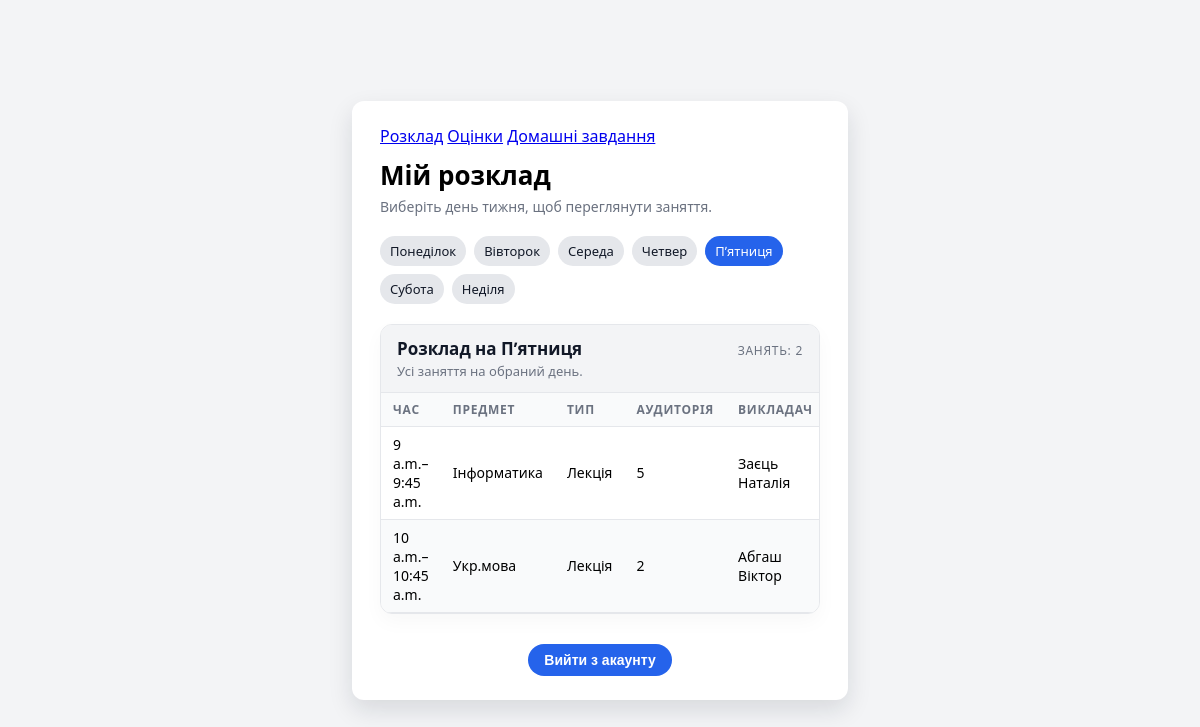
The page /schedule/?day=4 (signed in) on the database its author committed.
### diary/models.py (models this page shows, shortened)
class Lesson(models.Model):
    WEEKDAYS = [
        (0, "Понеділок"),
        (1, "Вівторок"),
        (2, "Середа"),
        (3, "Четвер"),
        (4, "Пʼятниця"),
        (5, "Субота"),
        (6, "Неділя"),
    ]
    LESSON_TYPES = [
        ("lecture", "Лекція"),
        ("practice", "Практика"),
        ("lab", "Лабораторна"),
        ("other", "Інше"),
    ]
    subject = models.ForeignKey(Subject, on_delete=models.CASCADE, verbose_name="Предмет")
    weekday = models.IntegerField("День тижня", choices=WEEKDAYS)
    start_time = models.TimeField("Початок")
    end_time = models.TimeField("Кінець")
    room = models.CharField("Аудиторія", max_length=50, blank=True)
    teacher = models.CharField("Викладач", max_length=100, blank=True)
    lesson_type = models.CharField(
        "Тип заняття", max_length=20, choices=LESSON_TYPES, default="lecture"
    )
    class Meta:
        verbose_name = "Заняття"
        verbose_name_plural = "Заняття"
        ordering = ["weekday", "start_time"]

class Subject(models.Model):
    name = models.CharField("Назва предмета", max_length=100)
    short_name = models.CharField("Коротка назва", max_length=30, blank=True)
    class Meta:
        verbose_name = "Предмет"
        verbose_name_plural = "Предмети"
    def __str__(self):
        return self.short_name or self.name

### diary/views.py (the view)
# urls.py: path('schedule/', schedule_view, name='schedule'),
@login_required
def schedule_view(request):
    try:
        current_day = int(request.GET.get("day", -1))
    except ValueError:
        current_day = -1
    if current_day not in range(0, 7):
        current_day = 0
    lessons = Lesson.objects.filter(weekday=current_day).order_by("start_time")
    context = {
        "current_day": current_day,
        "lessons": lessons,
        "weekdays": Lesson.WEEKDAYS,
    }
    return render(request, "diary/schedule.html", context)

### templates/diary/schedule.html (shortened to what this page needs)
{% extends "base.html" %}
{% block content %}
<div class="card">
    <div style="display:flex; justify-content:space-between; align-items:center; margin-bottom:10px;">
        <div class="view-switch">
            <a href="{% url 'schedule' %}" class="view-pill view-pill-active">Розклад</a>
            <a href="{% url 'grades' %}" class="view-pill">Оцінки</a>
            <a href="{% url 'homework' %}" class="view-pill">Домашні завдання</a>
        </div>
    </div>
    <h1>Мій розклад</h1>
    <p class="subtitle">Виберіть день тижня, щоб переглянути заняття.</p>
    <div style="display:flex; gap:8px; margin-bottom:18px; flex-wrap:wrap;">
        {% for value, label in weekdays %}
            <a href="{% url 'schedule' %}?day={{ value }}"
               class="day-pill {% if value == current_day %}day-pill-active{% endif %}">
                {{ label }}
            </a>
        {% endfor %}
    </div>
    <section class="subject-section">
        <div class="subject-header-row">
            <div>
                <div class="subject-title">
                    Розклад на
                    {% for value, label in weekdays %}
                        {% if value == current_day %} {{ label }}{% endif %}
                    {% endfor %}
                </div>
                <div class="subject-subtitle">
                    Усі заняття на обраний день.
                </div>
            </div>
            <div class="subject-meta">
                Занять: {{ lessons|length }}
            </div>
        </div>
        {% if lessons %}
            <table class="grades-table">
                <thead>
                <tr>
                    <th>Час</th>
                    <th>Предмет</th>
                    <th>Тип</th>
                    <th>Аудиторія</th>
                    <th>Викладач</th>
                </tr>
                </thead>
                <tbody>
                {% for lesson in lessons %}
                    <tr>
                        <td>{{ lesson.start_time }}–{{ lesson.end_time }}</td>
                        <td>{{ lesson.subject }}</td>
                        <td>{{ lesson.get_lesson_type_display }}</td>
                        <td>{{ lesson.room|default:"—" }}</td>
                        <td>{{ lesson.teacher|default:"—" }}</td>
                    </tr>
                {% endfor %}
                </tbody>
            </table>
        {% else %}
            <p class="text-muted center" style="margin: 14px 0;">
                На цей день занять поки що не додано.
            </p>
        {% endif %}
    </section>
    <div class="bottom-link center" style="margin-top:22px;">
        <form method="post" action="{% url 'logout' %}">
            <button type="submit" class="btn-primary" style="width:auto; padding:8px 16px;">
                Вийти з акаунту
            </button>
        </form>
    </div>
</div>
{% endblock %}

### templates/base.html (style rules this page uses)
.subject-section { margin-top: 20px; border-radius: 12px; border: 1px solid #e5e7eb; background: #ffffff; overflow: hidden; box-shadow: 0 8px 20px rgba(15, 23, 42, 0.03); }
.subject-header-row { display: flex; justify-content: space-between; align-items: baseline; padding: 12px 16px; background: #f3f4f6; border-bottom: 1px solid #e5e7eb; }
.subject-title { font-size: 17px; font-weight: 600; color: #111827; }
.subject-subtitle { font-size: 13px; color: #6b7280; margin-top: 2px; }
.subject-meta { font-size: 12px; color: #6b7280; text-transform: uppercase; letter-spacing: .06em; }
.grades-table { width: 100%; border-collapse: collapse; font-size: 14px; }
.grades-table thead th { padding: 8px 12px; text-align: left; font-size: 12px; text-transform: uppercase; letter-spacing: .06em; color: #6b7280; background: #f9fafb; border-bottom: 1px solid #e5e7eb; }
.grades-table tbody td { padding: 8px 12px; border-bottom: 1px solid #e5e7eb; }
.grades-table tbody tr:nth-child(even) { background: #f9fafb; }
.center { text-align: center; }
body { font-family: system-ui, -apple-system, BlinkMacSystemFont, "Segoe UI", sans-serif; background: #f3f4f6; margin: 0; padding: 0; }
h1 { margin-top: 0; margin-bottom: 4px; font-size: 26px; }
.subtitle { margin: 0 0 20px; color: #6b7280; font-size: 14px; }
.btn-primary { margin-top: 8px; width: 100%; padding: 10px 14px; border-radius: 999px; border: none; background: #2563eb; color: white; font-weight: 600; font-size: 14px; cursor: pointer; }
.bottom-link { margin-top: 14px; font-size: 13px; text-align: center; }
.day-pill { padding: 6px 10px; border-radius: 999px; font-size: 13px; text-decoration: none; background: #e5e7eb; color: #111827; display: inline-block; }
.day-pill-active { background: #2563eb; color: #ffffff; }

### rows shown on the page
Lesson: start_time "9 a.m.", end_time "9:45 a.m.", subject "Інформатика", lesson_type "Лекція", room "5", teacher "Заєць Наталія"
Lesson: start_time "10 a.m.", end_time "10:45 a.m.", subject "Укр.мова", lesson_type "Лекція", room "2", teacher "Абгаш Віктор"

### other values the page prints
{{ label }} "Понеділок" "Вівторок" "Середа" "Четвер" "Пʼятниця" "Субота" "Неділя"
{{ label }} "Пʼятниця"
{{ lessons|length }} "2"
